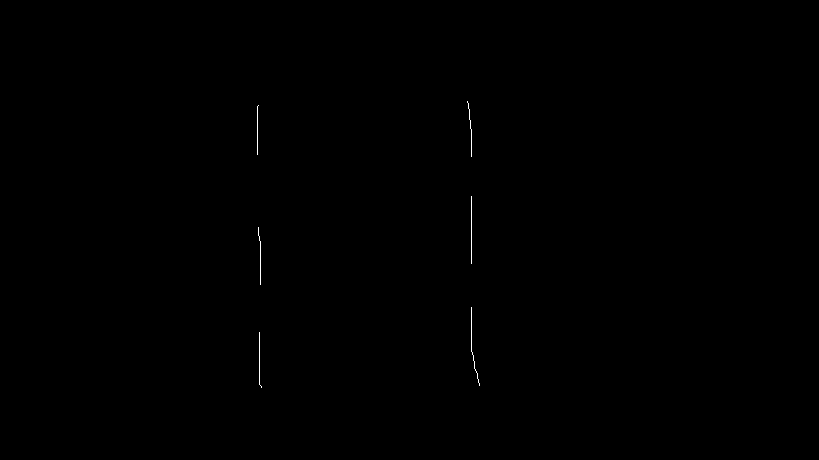
#> input picture test lane detection algorithm/road2.png, 819 x 460 px, found by its file name
$ python 'test lane detection.py'   (older library calls are emulated)
#> lines starting #> are read from the running program, lines starting #| are printed output that depends on the picture; after the words box and inside, x2 and y2 are one past the last pixel; in counts of white or black regions, pixels touching at a corner belong together
import cv2
import numpy as np

image= cv2.imread("road2.PNG")
#> image is the input picture: shape (460, 819, 3); 0.1% white in thin lines or dots, all inside (x1, y1, x2, y2) = (257, 101, 480, 388)
gray = cv2.cvtColor(image, cv2.COLOR_BGR2GRAY)
image_h, image_w= image.shape[:2]
#> image_h = 460; image_w = 819


histogram = np.sum(gray[image_h//2: image_h-30], axis=0)
#> histogram = 819 values, max 20145 at index 471, min 0 at index 0, mean 69.74


midpoint= len(histogram)//2
#> midpoint = 409
peak_left= np.argmax(histogram[:midpoint])
#> peak_left = 259
peak_right= np.argmax(histogram[midpoint:])+ midpoint
#> peak_right = 471


window_num= 30
window_h= image_h/ window_num
#> window_h = 15.33

nonzero= gray.nonzero()
#> nonzero = 367 positions, rows 101 to 387, columns 257 to 479
nonzero_x= np.array(nonzero[1])
#> nonzero_x = 367 values, max 479 at index 360, min 257 at index 6, mean 376.3
nonzero_y= np.array(nonzero[0])
#> nonzero_y = 367 values from 101 to 387

current_left= peak_left
#> current_left = 259
current_right=peak_right
#> current_right = 471

margin= 50
minpix= 8


for window in range(window_num):

    win_y_low= int(image_h - (1+ window)* window_h)
    win_y_high= int(image_h - (window)* window_h)

    win_x_low_left= int(current_left- margin)
    win_x_high_left= int(current_left+ margin)

    win_x_low_right= int(current_right- margin)
    win_x_high_right= int(current_right+ margin)

    cv2.rectangle(image, (win_x_low_right, win_y_low), (win_x_high_right, win_y_high),  (0, 255, 0), 2)
    cv2.rectangle(image, (win_x_low_left, win_y_low), (win_x_high_left, win_y_high), (0, 255, 0), 2)


    nonzero_inside_left_window= ((nonzero_y > win_y_low) & (nonzero_y < win_y_high) &
                                   (nonzero_x > win_x_low_left) & (nonzero_x < win_x_high_left)).nonzero()[0]
    nonzero_inside_right_window= ((nonzero_y > win_y_low) & (nonzero_y < win_y_high) &
                                   (nonzero_x > win_x_low_right) & (nonzero_x < win_x_high_right)).nonzero()[0]

    if len(nonzero_inside_left_window) > minpix :
        current_left= np.int(np.mean(nonzero_x[nonzero_inside_left_window]))

    if len(nonzero_inside_right_window) > minpix :
        current_right= np.int(np.mean(nonzero_x[nonzero_inside_right_window]))

    cv2.circle(image, (current_left, (win_y_low+ win_y_high)//2), 5, (0, 0, 255))
    cv2.circle(image, (current_right, (win_y_low+ win_y_high)//2), 5, (0, 0, 255))
#> this loop made 30 passes
#> (win_x_low_left, win_x_high_left, win_x_low_right, win_x_high_right, nonzero_inside_left_window, nonzero_inside_right_window, current_left, current_right) on passes 21 to 23: (208, 308, 421, 521, [72, 74, 76, 78, 80, 82, 84, 86, 88, 90, 92, 94, 96, 98], [73, 75, 77, 79, 81, 83, 85, 87, 89, 91, 93, 95, 97, 99], 257, 471), (207, 307, 421, 521, [40, 42, 44, 46, 48, 50, 52, 54, 56, 58, 60, 62, 64, 66, 68], [41, 43, 45, 47, 49, 51, 53, 55, 57, 59, 61, 63, 65, 67, 69], 257, 470), (207, 307, 420, 520, [10, 12, 14, 16, 18, 20, 22, 24, 26, 28, 30, 32, 34, 36], [11, 13, 15, 17, 19, 21, 23, 25, 27, 29, 31, 33, 35, 37], 257, 469)
#> (win_x_low_left, win_x_high_left, win_x_low_right, win_x_high_right, current_left, current_right) on passes 6, 7, 8, 14, 15: (209, 309, 421, 521, 259, 476), (209, 309, 426, 526, 259, 473), (209, 309, 423, 523, 259, 471), (210, 310, 421, 521, 260, 471), (210, 310, 421, 521, 258, 471)
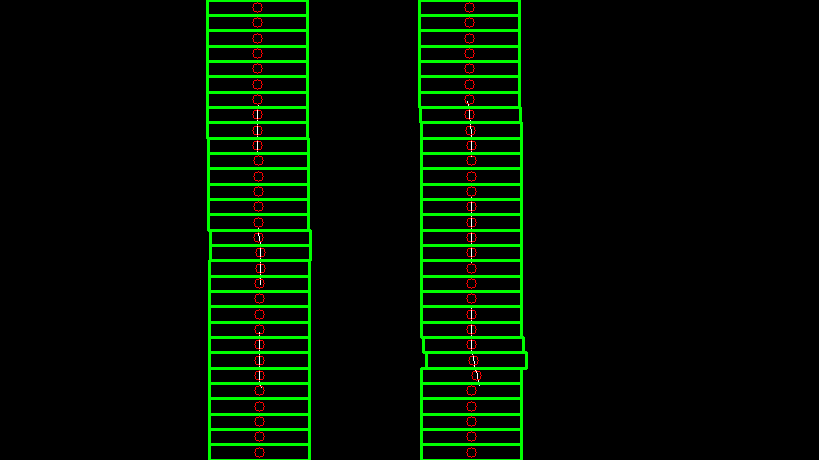
#> image: shape (460, 819, 3); 6.55% of pixels changed, all inside (x1, y1, x2, y2) = (206, 0, 528, 460)


cv2.circle(image, (midpoint, image_h-30), 5, (255, 0, 0))
#> image: shape (460, 819, 3); 0.01% of pixels changed, all inside (x1, y1, x2, y2) = (404, 425, 415, 436)

cv2.imshow("R", image)
cv2.waitKey(0)
cv2.destroyWindow("R")
